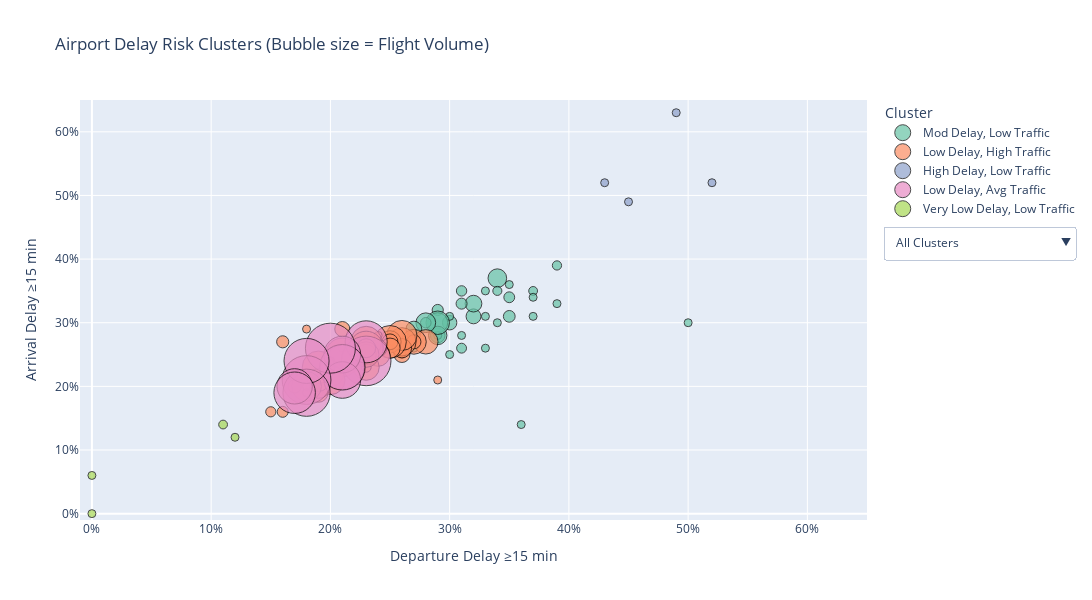

Source (notebook cell):
### Code cell
# Interactive Scatter plot
# Prepare colors matching px.colors.qualitative.Set2 palette
colors = px.colors.qualitative.Set2

# Create a Plotly figure with one trace per cluster
fig = go.Figure()

max_flights = dest_airport_delay['Total Flights'].max()

for i, cluster in enumerate(cluster_order):
    df_cluster = dest_airport_delay[dest_airport_delay['Cluster Label'] == cluster]
    fig.add_trace(go.Scatter(
        x=df_cluster['Departure Delay ≥15m'],
        y=df_cluster['Arrival Delay ≥15m'],
        mode='markers',
        marker=dict(
            size=df_cluster['Total Flights'],
            sizemode='area',
            sizeref=2.*max_flights/(50.**2),  # scale sizes similar to px.scatter's size_max=50
            sizemin=4,
            color=colors[i],
            line=dict(width=1, color='black'),
            opacity=0.7
        ),
        name=cluster,
        text=df_cluster['Airport'],
        hoverinfo='text+x+y',
        visible=True
    ))

# Build dropdown buttons for filtering clusters
buttons = []

# All clusters button - show all traces
buttons.append(dict(
    label="All Clusters",
    method="update",
    args=[{"visible": [True] * len(cluster_order)},
          {"title": "All Clusters"}]
))

# Individual cluster buttons
for i, cluster in enumerate(cluster_order):
    visible = [False] * len(cluster_order)
    visible[i] = True
    buttons.append(dict(
        label=cluster,
        method="update",
        args=[{"visible": visible},
              {"title": f"Cluster: {cluster}"}]
    ))

# Attach dropdown menu and layout updates
fig.update_layout(
    title="Airport Delay Risk Clusters (Bubble size = Flight Volume)",
    xaxis_title='Departure Delay ≥15 min',
    yaxis_title='Arrival Delay ≥15 min',
    updatemenus=[dict(
        active=0,
        buttons=buttons,
        x=1.02,
        y=0.7,
        xanchor='left',
        yanchor='top',
        showactive=True,
        direction='down'
    )],
    legend_title_text='Cluster',
    margin=dict(r=180),
    xaxis=dict(tickformat='.0%', range=[-0.01, 0.65]),
    yaxis=dict(tickformat='.0%', range=[-0.01, 0.65]),
    height=600,
    width=1200
)

fig.show()

### Figure 1 — Plotly figure (JSON) as saved in the notebook; plotly's stock layout.template omitted (floating-point values rounded to 4 significant figures)
{"data": [{"hoverinfo": "text+x+y", "marker": {"color": "rgb(102,194,165)", "line": {"color": "black", "width": 1}, "opacity": 0.7, "size": [10, 578, 269, 523, 358, 418, 14, 790, 134, 932, 2346, 107, 556, 46, 282, 95, 1492, 1885, 659, 728, 358, 817, 1399, 254, 412, 842, 1434, 2709, 58, 2288, 3725, 749, 2623, 207, 1104, 1686], "sizemin": 4, "sizemode": "area", "sizeref": 13.47}, "mode": "markers", "name": "Mod Delay, Low Traffic", "text": ["SBN", "TYS", "BHM", "DSM", "PVD", "ALB", "HDN", "GSP", "CRW", "MHT", "RIC", "ILM", "MSN", "CHO", "SMF", "TVC", "GSO", "MCI", "SAT", "GRR", "BGR", "OMA", "DAY", "ABQ", "BDL", "CAK", "ORF", "MKE", "MYR", "PWM", "CVG", "SAV", "JAX", "EGE", "SDF", "MEM"], "type": "scatter", "visible": true, "x": [0.5, 0.39, 0.39, 0.37, 0.37, 0.37, 0.36, 0.35, 0.35, 0.35, 0.34, 0.34, 0.34, 0.33, 0.33, 0.33, 0.32, 0.32, 0.31, 0.31, 0.31, 0.31, 0.3, 0.3, 0.3, 0.29, 0.29, 0.29, 0.29, 0.29, 0.29, 0.28, 0.28, 0.27, 0.27, 0.27], "y": [0.3, 0.39, 0.33, 0.35, 0.34, 0.31, 0.14, 0.34, 0.36, 0.31, 0.37, 0.3, 0.35, 0.26, 0.35, 0.31, 0.31, 0.33, 0.26, 0.35, 0.28, 0.33, 0.3, 0.31, 0.25, 0.32, 0.28, 0.3, 0.28, 0.28, 0.3, 0.3, 0.3, 0.26, 0.28, 0.29]}, {"hoverinfo": "text+x+y", "marker": {"color": "rgb(252,141,98)", "line": {"color": "black", "width": 1}, "opacity": 0.7, "size": [14, 4025, 4142, 1342, 2358, 309, 1707, 5383, 2510, 6084, 3326, 7169, 1687, 2759, 1981, 3715, 888, 2083, 370, 6487, 4570, 7770, 661, 2746, 4394, 2411, 358, 2709, 328, 7390, 6929, 1541, 4606, 35, 261, 5773, 2451, 3885, 7085, 3502, 5952, 264, 210, 17, 1201, 812, 992, 701], "sizemin": 4, "sizemode": "area", "sizeref": 13.47}, "mode": "markers", "name": "Low Delay, High Traffic", "text": ["MTJ", "MDW", "STL", "PDX", "ROC", "OAK", "SYR", "IAD", "BTV", "BNA", "CMH", "DEN", "BWI", "CHS", "IND", "MSY", "BQN", "HOU", "BUR", "PBI", "BUF", "RDU", "LGB", "PIT", "CLE", "AUS", "PSE", "SAN", "SJC", "TPA", "MSP", "PHL", "PHX", "BZN", "AVL", "SJU", "SLC", "SEA", "IAH", "RSW", "LAS", "ACK", "MVY", "EYW", "SRQ", "SNA", "XNA", "HNL"], "type": "scatter", "visible": true, "x": [0.29, 0.28, 0.27, 0.27, 0.26, 0.26, 0.26, 0.26, 0.26, 0.26, 0.25, 0.25, 0.25, 0.25, 0.24, 0.24, 0.24, 0.24, 0.24, 0.23, 0.23, 0.23, 0.23, 0.23, 0.23, 0.23, 0.22, 0.21, 0.21, 0.21, 0.21, 0.21, 0.2, 0.2, 0.2, 0.2, 0.19, 0.19, 0.19, 0.19, 0.18, 0.18, 0.18, 0.18, 0.17, 0.16, 0.16, 0.15], "y": [0.21, 0.27, 0.27, 0.27, 0.26, 0.25, 0.25, 0.27, 0.26, 0.28, 0.27, 0.27, 0.27, 0.26, 0.26, 0.25, 0.26, 0.26, 0.28, 0.27, 0.23, 0.26, 0.23, 0.25, 0.25, 0.26, 0.25, 0.24, 0.26, 0.25, 0.24, 0.29, 0.22, 0.23, 0.24, 0.21, 0.19, 0.2, 0.23, 0.21, 0.2, 0.2, 0.19, 0.29, 0.2, 0.16, 0.27, 0.16]}, {"hoverinfo": "text+x+y", "marker": {"color": "rgb(141,160,203)", "line": {"color": "black", "width": 1}, "opacity": 0.7, "size": [21, 106, 294, 315], "sizemin": 4, "sizemode": "area", "sizeref": 13.47}, "mode": "markers", "name": "High Delay, Low Traffic", "text": ["JAC", "CAE", "TUL", "OKC"], "type": "scatter", "visible": true, "x": [0.52, 0.49, 0.45, 0.43], "y": [0.52, 0.63, 0.49, 0.52]}, {"hoverinfo": "text+x+y", "marker": {"color": "rgb(231,138,195)", "line": {"color": "black", "width": 1}, "opacity": 0.7, "size": [16566, 11897, 13173, 9111, 9031, 13967, 16837, 16026, 15022, 13674, 8388, 11593], "sizemin": 4, "sizemode": "area", "sizeref": 13.47}, "mode": "markers", "name": "Low Delay, Avg Traffic", "text": ["ORD", "FLL", "SFO", "DCA", "DTW", "MCO", "ATL", "LAX", "BOS", "CLT", "DFW", "MIA"], "type": "scatter", "visible": true, "x": [0.23, 0.23, 0.21, 0.21, 0.21, 0.21, 0.2, 0.18, 0.18, 0.18, 0.17, 0.17], "y": [0.24, 0.27, 0.23, 0.25, 0.21, 0.23, 0.26, 0.21, 0.19, 0.24, 0.2, 0.19]}, {"hoverinfo": "text+x+y", "marker": {"color": "rgb(166,216,84)", "line": {"color": "black", "width": 1}, "opacity": 0.7, "size": [8, 518, 1, 18], "sizemin": 4, "sizemode": "area", "sizeref": 13.47}, "mode": "markers", "name": "Very Low Delay, Low Traffic", "text": ["ANC", "STT", "LEX", "PSP"], "type": "scatter", "visible": true, "x": [0.12, 0.11, 0, 0], "y": [0.12, 0.14, 0, 0.06]}], "layout": {"height": 600, "legend": {"title": {"text": "Cluster"}}, "margin": {"r": 180}, "title": {"text": "Airport Delay Risk Clusters (Bubble size = Flight Volume)"}, "updatemenus": [{"active": 0, "buttons": [{"args": [{"visible": [true, true, true, true, true]}, {"title": "All Clusters"}], "label": "All Clusters", "method": "update"}, {"args": [{"visible": [true, false, false, false, false]}, {"title": "Cluster: Mod Delay, Low Traffic"}], "label": "Mod Delay, Low Traffic", "method": "update"}, {"args": [{"visible": [false, true, false, false, false]}, {"title": "Cluster: Low Delay, High Traffic"}], "label": "Low Delay, High Traffic", "method": "update"}, {"args": [{"visible": [false, false, true, false, false]}, {"title": "Cluster: High Delay, Low Traffic"}], "label": "High Delay, Low Traffic", "method": "update"}, {"args": [{"visible": [false, false, false, true, false]}, {"title": "Cluster: Low Delay, Avg Traffic"}], "label": "Low Delay, Avg Traffic", "method": "update"}, {"args": [{"visible": [false, false, false, false, true]}, {"title": "Cluster: Very Low Delay, Low Traffic"}], "label": "Very Low Delay, Low Traffic", "method": "update"}], "direction": "down", "showactive": true, "x": 1.02, "xanchor": "left", "y": 0.7, "yanchor": "top"}], "width": 1200, "xaxis": {"range": [-0.01, 0.65], "tickformat": ".0%", "title": {"text": "Departure Delay ≥15 min"}}, "yaxis": {"range": [-0.01, 0.65], "tickformat": ".0%", "title": {"text": "Arrival Delay ≥15 min"}}}}
